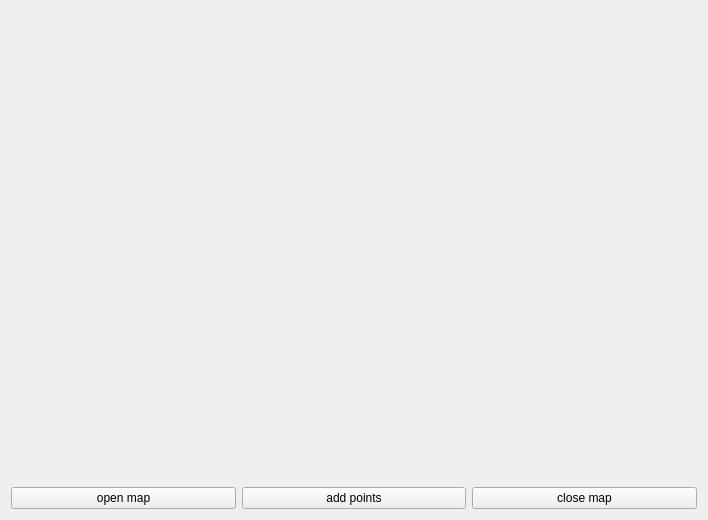
<?xml version="1.0" encoding="UTF-8"?>
<ui version="4.0">
 <class>PointCaptionWindow</class>
 <widget class="QWidget" name="PointCaptionWindow">
  <property name="geometry">
   <rect>
    <x>0</x>
    <y>0</y>
    <width>708</width>
    <height>520</height>
   </rect>
  </property>
  <property name="windowTitle">
   <string>Demo point caption</string>
  </property>
  <layout class="QHBoxLayout" name="horizontalLayout">
   <item>
    <layout class="QVBoxLayout" name="verticalLayout_2">
     <item>
      <layout class="QHBoxLayout" name="horizontalLayout_2">
       <item>
        <widget class="PwGisWidget" name="pwgiswidget" native="true">
         <property name="sizePolicy">
          <sizepolicy hsizetype="Expanding" vsizetype="Expanding">
           <horstretch>0</horstretch>
           <verstretch>0</verstretch>
          </sizepolicy>
         </property>
        </widget>
       </item>
      </layout>
     </item>
     <item>
      <layout class="QHBoxLayout" name="horizontalLayout_3">
       <item>
        <widget class="QPushButton" name="btnOpenMap">
         <property name="text">
          <string>open map</string>
         </property>
        </widget>
       </item>
       <item>
        <widget class="QPushButton" name="btnAddPoints">
         <property name="text">
          <string>add points</string>
         </property>
        </widget>
       </item>
       <item>
        <widget class="QPushButton" name="btnCloseMap">
         <property name="text">
          <string>close map</string>
         </property>
        </widget>
       </item>
      </layout>
     </item>
    </layout>
   </item>
  </layout>
 </widget>
 <customwidgets>
  <customwidget>
   <class>PwGisWidget</class>
   <extends>QWidget</extends>
   <header location="global">PwGis/pwgiswidget.h</header>
   <container>1</container>
  </customwidget>
 </customwidgets>
 <resources/>
 <connections/>
</ui>
